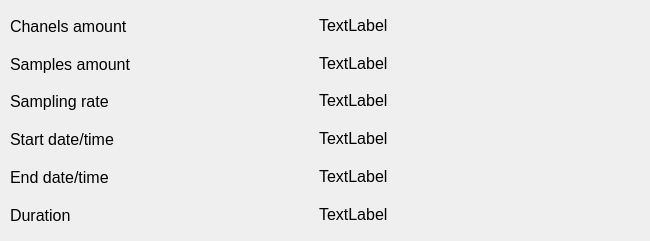
<?xml version="1.0" encoding="UTF-8"?>
<ui version="4.0">
 <class>Dialog</class>
 <widget class="QDialog" name="Dialog">
  <property name="geometry">
   <rect>
    <x>0</x>
    <y>0</y>
    <width>650</width>
    <height>241</height>
   </rect>
  </property>
  <property name="font">
   <font>
    <pointsize>12</pointsize>
   </font>
  </property>
  <property name="windowTitle">
   <string>Dialog</string>
  </property>
  <widget class="QWidget" name="verticalLayoutWidget">
   <property name="geometry">
    <rect>
     <x>10</x>
     <y>10</y>
     <width>301</width>
     <height>221</height>
    </rect>
   </property>
   <layout class="QVBoxLayout" name="verticalLayout">
    <item>
     <widget class="QLabel" name="label">
      <property name="font">
       <font>
        <pointsize>12</pointsize>
       </font>
      </property>
      <property name="text">
       <string>Chanels amount</string>
      </property>
     </widget>
    </item>
    <item>
     <widget class="QLabel" name="label_3">
      <property name="font">
       <font>
        <pointsize>12</pointsize>
       </font>
      </property>
      <property name="text">
       <string>Samples amount</string>
      </property>
     </widget>
    </item>
    <item>
     <widget class="QLabel" name="label_5">
      <property name="text">
       <string>Sampling rate</string>
      </property>
     </widget>
    </item>
    <item>
     <widget class="QLabel" name="label_6">
      <property name="text">
       <string>Start date/time</string>
      </property>
     </widget>
    </item>
    <item>
     <widget class="QLabel" name="label_2">
      <property name="text">
       <string>End date/time</string>
      </property>
     </widget>
    </item>
    <item>
     <widget class="QLabel" name="label_4">
      <property name="text">
       <string>Duration</string>
      </property>
     </widget>
    </item>
   </layout>
  </widget>
  <widget class="QWidget" name="verticalLayoutWidget_2">
   <property name="geometry">
    <rect>
     <x>319</x>
     <y>9</y>
     <width>311</width>
     <height>221</height>
    </rect>
   </property>
   <layout class="QVBoxLayout" name="verticalLayout_2">
    <item>
     <widget class="QLabel" name="c_amount">
      <property name="text">
       <string>TextLabel</string>
      </property>
     </widget>
    </item>
    <item>
     <widget class="QLabel" name="s_amount">
      <property name="text">
       <string>TextLabel</string>
      </property>
     </widget>
    </item>
    <item>
     <widget class="QLabel" name="s_rate">
      <property name="text">
       <string>TextLabel</string>
      </property>
     </widget>
    </item>
    <item>
     <widget class="QLabel" name="s_dt">
      <property name="text">
       <string>TextLabel</string>
      </property>
     </widget>
    </item>
    <item>
     <widget class="QLabel" name="e_dt">
      <property name="text">
       <string>TextLabel</string>
      </property>
     </widget>
    </item>
    <item>
     <widget class="QLabel" name="duration">
      <property name="text">
       <string>TextLabel</string>
      </property>
     </widget>
    </item>
   </layout>
  </widget>
 </widget>
 <resources/>
 <connections/>
</ui>
